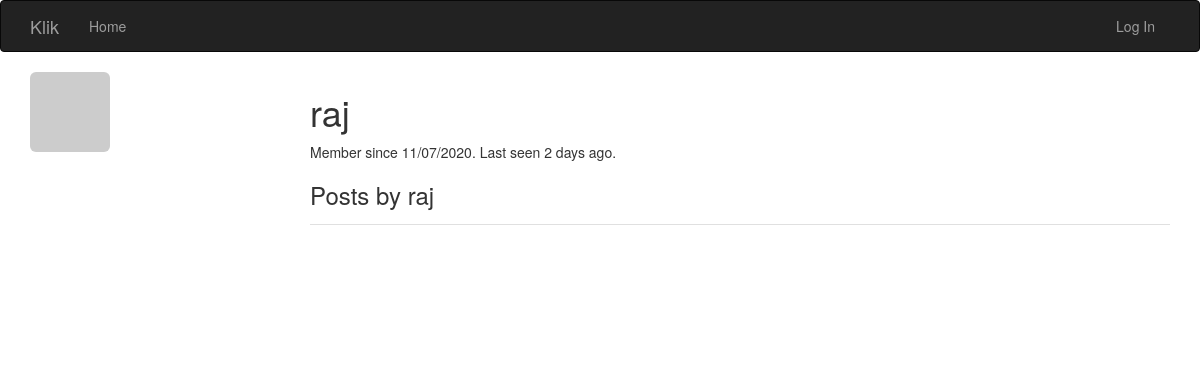
Page /user/raj on the earlier database version.
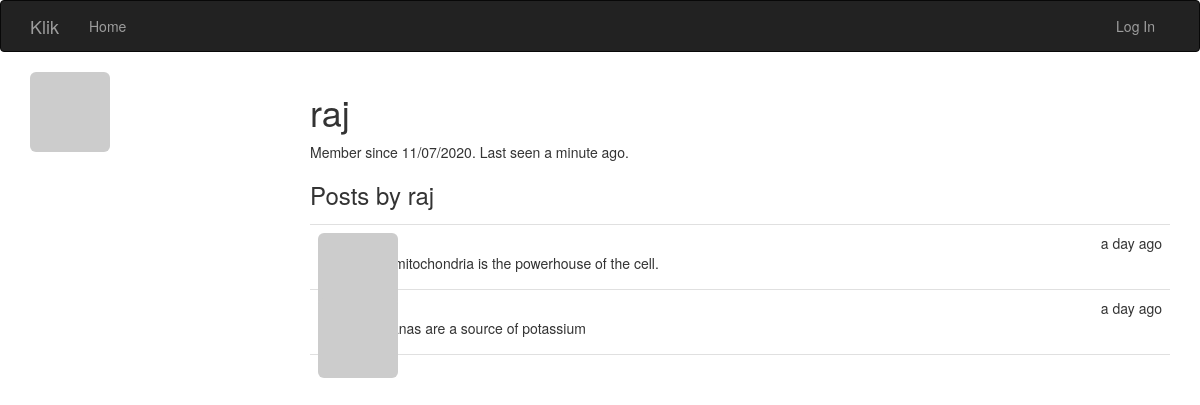
Same page on the later database version.
### app/models.py (models this page shows, shortened)
class User(UserMixin, db.Model):
    __tablename__ = 'users'
    id = db.Column(db.Integer, primary_key=True)
    email = db.Column(db.String(64), unique=True, index=True)
    username = db.Column(db.String(64), unique=True, index=True)
    role_id = db.Column(db.Integer, db.ForeignKey('roles.id'))
    password_hash = db.Column(db.String(128))
    confirmed = db.Column(db.Boolean, default=False)
    name = db.Column(db.String(64))
    location = db.Column(db.String(64))
    about_me = db.Column(db.Text())
    member_since = db.Column(db.DateTime(), default=datetime.utcnow)
    last_seen = db.Column(db.DateTime(), default=datetime.utcnow)
    avatar_hash = db.Column(db.String(32))
    posts = db.relationship('Post', backref='author', lazy='dynamic')
    @property
    def password(self):
        raise AttributeError('password is not a readable attribute')
    def gravatar(self, size=100, default='identicon', rating='g'):
        if request.is_secure:
            url = 'https://secure.gravatar.com/avatar'
        else:
            url = 'http://www.gravatar.com/avatar'
        hash = self.avatar_hash or self.gravatar_hash()
        return '{url}/{hash}?s={size}&d={default}&r={rating}' \
               .format(url=url,
                       hash=hash,
                       size=size,
                       default=default,
                       rating=rating)
    def gravatar_hash(self):
        return hashlib.md5(self.email.lower().encode('utf-8')).hexdigest()

class Post(db.Model):
    __tablename__ = 'posts'
    id = db.Column(db.Integer, primary_key=True)
    body = db.Column(db.Text)
    timestamp = db.Column(db.DateTime, index=True, default=datetime.utcnow)
    author_id = db.Column(db.Integer, db.ForeignKey('users.id'))

### app/main/views.py (the view)
@main.route('/user/<username>')
def user(username):
    user = User.query.filter_by(username=username).first_or_404()
    if user is None:
        abort(404)
    posts = user.posts.order_by(Post.timestamp.desc()).all()
    return render_template('user.html', user=user, posts=posts)

### app/auth/views.py (called while the page is built)
@auth.before_app_request
def before_request():
    if current_user.is_authenticated:
        current_user.ping()

### app/main/__init__.py (called while the page is built)
@main.app_context_processor
def inject_permissions():
    return dict(Permission=Permission)

### app/templates/user.html (shortened to what this page needs)
{% extends "base.html" %}
{% block page_content %}
<img class="img-rounded profile-thumbnail" src="{{ user.gravatar(size=256) }}">
<div class="profile-header">
	<h1>{{ user.username }}</h1>
    <p>
        Member since {{ moment(user.member_since).format('L') }}.
        Last seen {{ moment(user.last_seen).fromNow() }}.
    </p>
    <h3>Posts by {{ user.username }}</h3>
    {% include '_posts.html' %}
</div>
{% endblock %}

### app/templates/base.html (shortened to what this page needs)
{% extends "bootstrap/base.html" %}
{% block head %}
{{ super() }}
<link rel="stylesheet" type="text/css" href="{{ url_for('static', filename='styles.css') }}">
{% endblock %}
{% block navbar %}
<div class="navbar navbar-inverse" role="navigation">
	<div class="container">
		<div class="navbar-header">
			<a class="navbar-brand" href="{{ url_for('main.index') }}">Klik</a>
		</div>
		<div class="navbar-collapse collapse">
			<ul class="nav navbar-nav">
				<li><a href="{{ url_for('main.index') }}">Home</a></li>
			</ul>
            <ul class="nav navbar-nav navbar-right">
                {% if current_user.is_authenticated %}
                    <li>
                        <a href="{{ url_for('main.user', username=current_user.username) }}">
                            Profile
                        </a>
                    </li>
                    <li><a href="{{ url_for('auth.logout') }}">Log Out</a></li>
                {% else %}
                    <li><a href="{{ url_for('auth.login') }}">Log In</a></li>
                {% endif %}
            </ul>
		</div>
	</div>
</div>
{% endblock %}
{% block content %}
<div class="container">
	{% block page_content %}{% endblock %}
</div>
{% endblock %}

### app/templates/_posts.html (shortened to what this page needs)
<ul class="posts">
    {% for post in posts %}
    <li class="post">
        <div class="post-thumbnail">
            <a href="{{ url_for('.user', username=post.author.username) }}">
                <img class="img-rounded profile-thumbnail" src="{{ post.author.gravatar(size=40) }}">
            </a>
        </div>
        <div class="post-content">
            <div class="post-date">{{ moment(post.timestamp).fromNow() }}</div>
            <div class="post-author">
                <a href="{{ url_for('.user', username=post.author.username) }}">
                </a>
            </div>
            <div class="post-body">{{ post.body }}</div>
        </div>
    </li>
    {% endfor %}
</ul>

### app/static/styles.css (style rules this page uses)
.profile-thumbnail { position: absolute; }
.profile-header { min-height: 260px; margin-left: 280px; }
ul.posts { list-style-type: none; padding: 0px; margin: 16px 0px 0px 0px; border-top: 1px solid #e0e0e0; }
ul.posts li.post { padding: 8px; border-bottom: 1px solid #e0e0e0; }
div.post-date { float: right; }
div.post-author { font-weight: bold; }
div.post-thumbnail { position: absolute; }
div.post-content { margin-left: 48px; min-height: 48px; }

Differences in the rows shown:
changed User "raj": last_seen "2 days ago" → "a minute ago"
added Post: timestamp "a day ago", body "The mitochondria is the powerhouse of the cell."
added Post: timestamp "a day ago", body "Bananas are a source of potassium"
